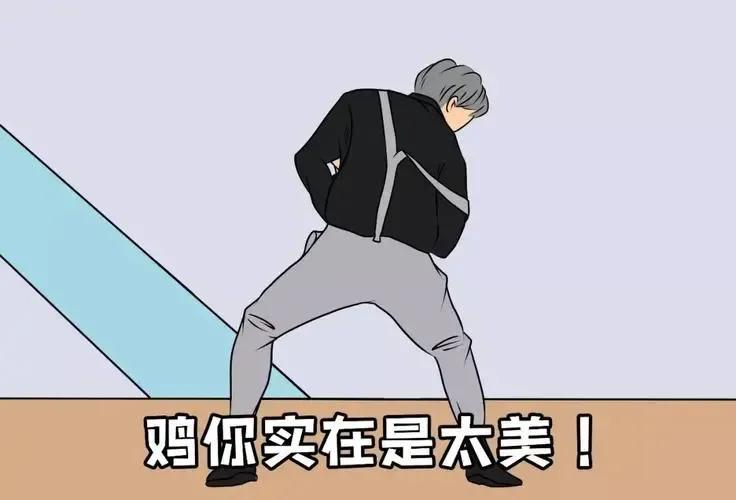
#> input picture Report/image.jpg, 736 x 500 px, found by its file name
$ python main.py   (older library calls are emulated)
#> lines starting #> are read from the running program, lines starting #| are printed output that depends on the picture
#> further down, img is the input picture: shape (500, 736, 3); mean B, G, R 198.2, 191.8, 194.5
### Report/chaos.py
import cv2
import numpy as np

def normalize(data):
    return (data - np.min(data)) / (np.max(data) - np.min(data))


def generate_chua_deriv(steps, x0, y0, z0, alpha=15.6, beta=28, m0=-1.143, m1=-0.714, dt=0.01):
    print("Generating chua sequences...")

    # Chua 参数和初始值设定
    x = np.empty((steps + 1,))
    y = np.empty((steps + 1,))
    z = np.empty((steps + 1,))

    # 初始值
    x[0], y[0], z[0] = x0, y0, z0

    # 定义 h(x) 函数
    h = lambda x: m1*x + 0.5*(m0-m1)*(abs(x+1)-abs(x-1))

    # Chua 方程迭代
    for i in range(steps):
        dx = alpha * (y[i] - x[i] - h(x[i]))
        dy = x[i] - y[i] + z[i]
        dz = -beta * y[i]
        x[i + 1] = x[i] + dx * dt
        y[i + 1] = y[i] + dy * dt
        z[i + 1] = z[i] + dz * dt

    print("Finished generate chua sequences.")
    print(x)
    print(y)
    print(z)
    print("------------------------")

    return x, y, z

def generate_lorenz_sequences(steps, x0, y0, z0, sigma=10.0, rho=28.0, beta=8/3, dt=0.01):

    print("Generating lorenz sequences...")

    # Lorenz参数和初始值设定
    x = np.empty((steps + 1,))
    y = np.empty((steps + 1,))
    z = np.empty((steps + 1,))

    # 初始值
    x[0], y[0], z[0] = x0, y0, z0

    # Lorenz方程迭代
    for i in range(steps):
        dx = sigma * (y[i] - x[i])
        dy = x[i] * (rho - z[i]) - y[i]
        dz = x[i] * y[i] - beta * z[i]
        x[i + 1] = x[i] + dx * dt
        y[i + 1] = y[i] + dy * dt
        z[i + 1] = z[i] + dz * dt

    print("Finished generate lorenz sequences.")
    print(x)
    print(y)
    print(z)
    print("------------------------")

    return x, y, z


def encrypt_image(image, x0, y0, z0):

    # 获取图像的尺寸
#> called with x0 = 0.1, y0 = 0.5, z0 = 0.2
    rows, cols, _ = image.shape
#> rows = 500; cols = 736

    # 计算像素数量
    pixels_num = rows * cols
#> pixels_num = 368000

    # 生成混沌序列
    pos_x, pos_y, pos_z = generate_chua_deriv(pixels_num,x0,y0,z0)
#> (printed output is left out)
#> (printed output is left out)
#> (printed output is left out)
    keys_x, keys_y, keys_z = generate_lorenz_sequences(pixels_num,x0,y0,z0)
#> (printed output is left out)
#> (printed output is left out)
#> (printed output is left out)

    pos_x = (normalize(pos_x) * rows).astype(np.int) % rows
    pos_y = (normalize(pos_y) * cols).astype(np.int) % cols

    print("Encrypting image position...")

    # 创建一个空的像素位置加密后的图像
    encrypted_image_temp = np.zeros_like(image)

    # 根据混沌序列中的置换关系，重新排列图像的像素位置
    for old_row in range(rows):
        for old_col in range(cols):
            new_row = pos_x[old_row]
            new_col = pos_y[old_col]
            encrypted_image_temp[new_row][new_col] = image[old_row][old_col]
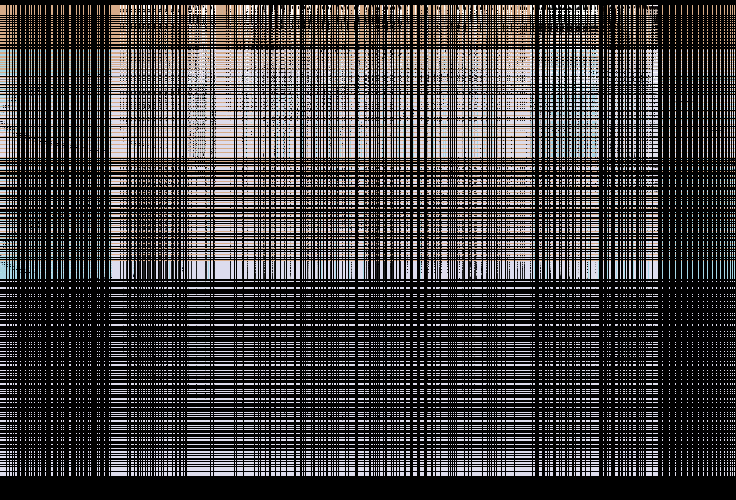
#> encrypted_image_temp: shape (500, 736, 3); mean B, G, R 65.1, 64.1, 66.4

    print("Encrypting image rgb...")

    # 将图像分解为RGB通道
    r, g, b = cv2.split(encrypted_image_temp)
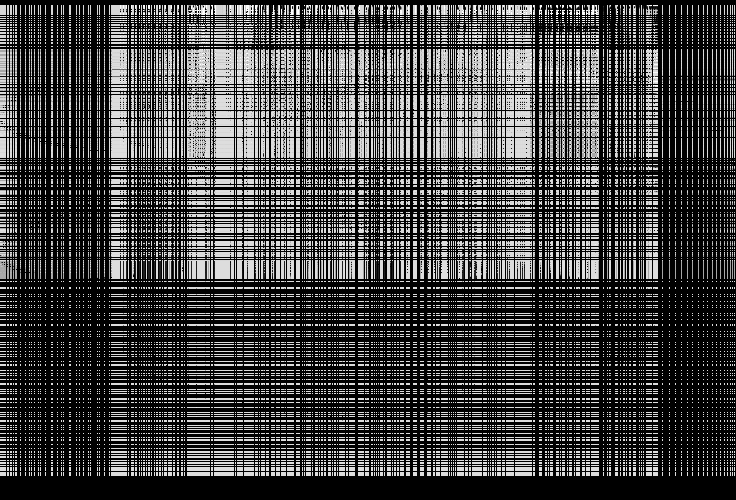
#> b: shape (500, 736); min 0, max 255, mean 66.4

    # 归一化处理
    normalized_keys_x = (normalize(keys_x) * 255).astype(np.uint8)
    normalized_keys_y = (normalize(keys_y) * 255).astype(np.uint8)
    normalized_keys_z = (normalize(keys_z) * 255).astype(np.uint8)

    # 对RGB通道进行异或加密操作
    encrypted_r = np.bitwise_xor(r, normalized_keys_x[:r.size].reshape(r.shape))
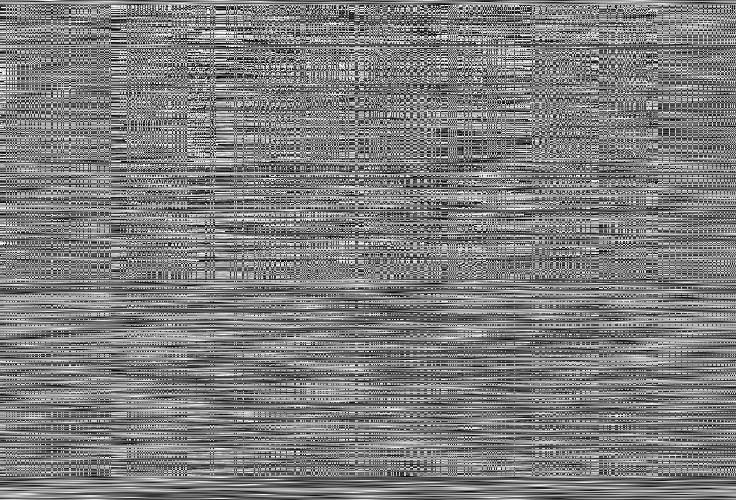
#> encrypted_r: shape (500, 736); min 0, max 255, mean 126.1
    encrypted_g = np.bitwise_xor(g, normalized_keys_y[:g.size].reshape(g.shape))
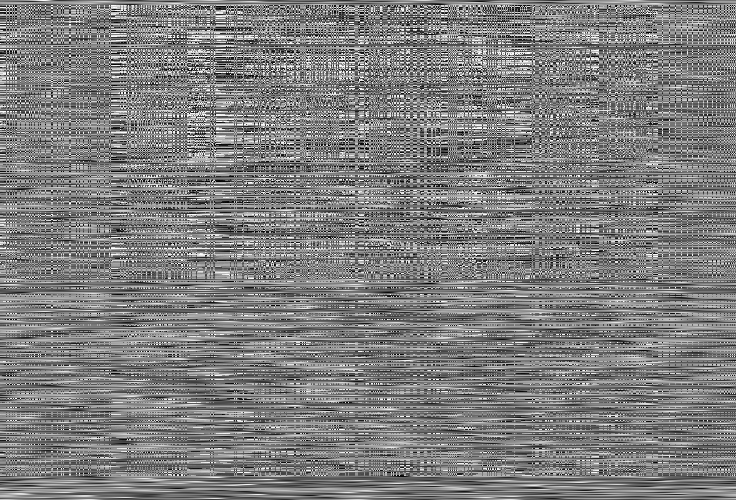
#> encrypted_g: shape (500, 736); min 0, max 255, mean 126
    encrypted_b = np.bitwise_xor(b, normalized_keys_z[:b.size].reshape(b.shape))
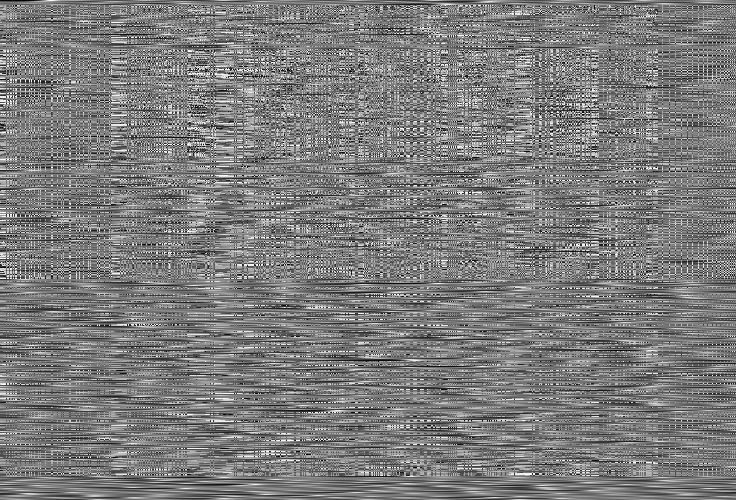
#> encrypted_b: shape (500, 736); min 0, max 255, mean 123.9

    # 重新组合RGB通道
    encrypted_img = cv2.merge([encrypted_r, encrypted_g, encrypted_b])
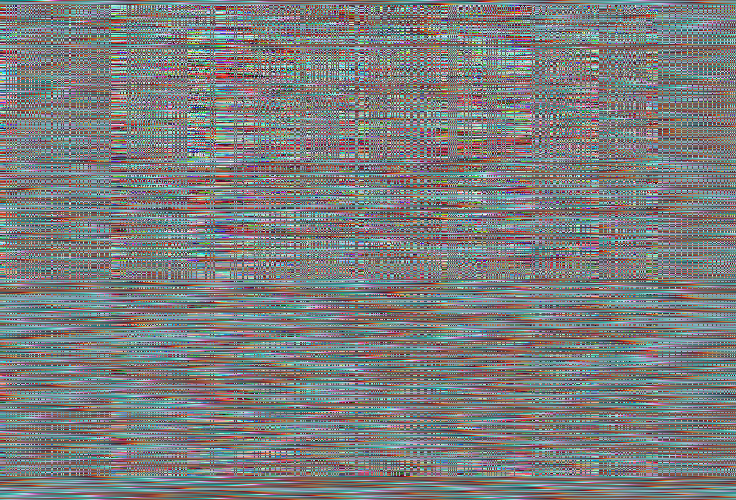
#> encrypted_img: shape (500, 736, 3); mean B, G, R 126.1, 126, 123.9

    print("Finished encryption.")

    return encrypted_img


def decrypt_image(encrypted_img, x0, y0, z0):

    # 获取图像的尺寸
#> called with x0 = 0.1, y0 = 0.5, z0 = 0.2
    rows, cols, _ = encrypted_img.shape
#> rows = 500; cols = 736

    # 计算像素数量
    pixels_num = rows * cols
#> pixels_num = 368000

    # 生成混沌序列
    pos_x, pos_y, pos_z = generate_chua_deriv(pixels_num,x0,y0,z0)
#> (printed output is left out)
#> (printed output is left out)
#> (printed output is left out)
    keys_x, keys_y, keys_z = generate_lorenz_sequences(pixels_num,x0,y0,z0)
#> (printed output is left out)
#> (printed output is left out)
#> (printed output is left out)

    pos_x = (normalize(pos_x) * rows).astype(np.int) % rows
    pos_y = (normalize(pos_y) * cols).astype(np.int) % cols

    print("Decrypting image rgb...")

    # 将图像分解为RGB通道
    encrypted_r, encrypted_g, encrypted_b = cv2.split(encrypted_img)

    # 归一化处理
    normalized_keys_x = (normalize(keys_x) * 255).astype(np.uint8)
    normalized_keys_y = (normalize(keys_y) * 255).astype(np.uint8)
    normalized_keys_z = (normalize(keys_z) * 255).astype(np.uint8)

    # 使用之前的秘钥进行XOR操作，恢复RGB通道
    decrypted_r = np.bitwise_xor(encrypted_r, normalized_keys_x[:encrypted_r.size].reshape(encrypted_r.shape))
    decrypted_g = np.bitwise_xor(encrypted_g, normalized_keys_y[:encrypted_g.size].reshape(encrypted_g.shape))
    decrypted_b = np.bitwise_xor(encrypted_b, normalized_keys_z[:encrypted_b.size].reshape(encrypted_b.shape))

    # 重新组合RGB通道
    decrypted_img_temp = cv2.merge([decrypted_r, decrypted_g, decrypted_b])

    print("Finished image position...")

    # 创建一个空的像素位置解密后的图像
    decrypted_img = np.zeros_like(decrypted_img_temp)

    # 根据混沌序列中的置换关系，重新排列图像的像素位置
    for new_row in range(rows):
        for new_col in range(cols):
            old_row = pos_x[new_row]
            old_col = pos_y[new_col]
            decrypted_img[old_row][old_col] = decrypted_img_temp[new_row][new_col]
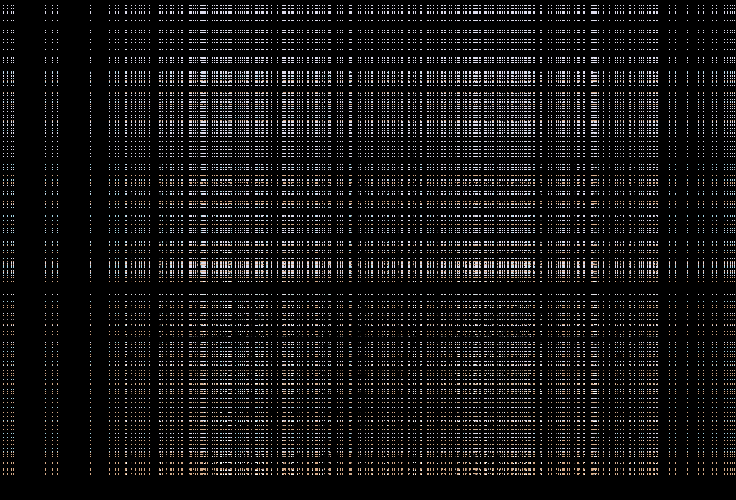
#> decrypted_img: shape (500, 736, 3); mean B, G, R 18.7, 18.6, 19.4

    print("Finished decryption.")

    return decrypted_img

### Report/main.py
import cv2
import numpy as np
import chaos

# 密钥初始值
x0 = 0.1
y0 = 0.5
z0 = 0.2

# 导入RGB图片
img = cv2.imread('.\input_image\image.jpg')

# 加密图像
encrypted_img = chaos.encrypt_image(img, x0, y0, z0)

# 解密图像
decrypted_img = chaos.decrypt_image(encrypted_img, x0, y0, z0)

# 显示图像
cv2.imshow('Original Image', img)
cv2.imshow('Encrypted Image', encrypted_img)
cv2.imshow('Decrypted Image', decrypted_img)
cv2.waitKey(0)

# # 保存加密后的图片
# cv2.imwrite('.\encrypted_image\encrypted_image.png', encrypted_img)
# # 保存解密后的图片
# cv2.imwrite('.\decrypted_image\decrypted_image.png', decrypted_img)
